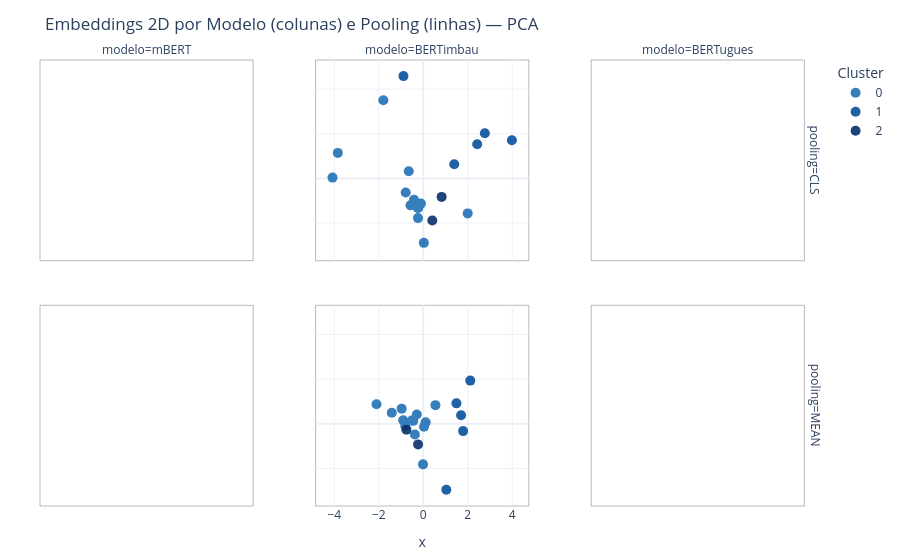

The notebook cell saved with this chart:
### Markdown cell above
### Projeção 2D (PCA) e Dispersão Facetada por Modelo/Pooling

**Objetivo.** Reduzir embeddings de alta dimensão para **2 componentes principais** e visualizar, em um único painel, como **modelos** (colunas) e **estratégias de pooling** (linhas) organizam semanticamente as sentenças. As cores representam os **clusters** atribuídos pelo K-Means (rodado nos embeddings originais, não nos reduzidos).

#### 1) `reduce_2d(X, method="pca")`
- Utiliza **PCA** (*Principal Component Analysis*), técnica de projeção linear que preserva ao máximo a **variância global** dos dados nos dois primeiros eixos.
- Além das coordenadas reduzidas (`x`, `y`), retorna também a **variância explicada** — uma medida de quanta informação dos embeddings originais foi mantida.
- O código já prevê a possibilidade de usar **UMAP** futuramente, mas aqui focamos apenas no **PCA**.

#### 2) `plot_scatter_embeddings(...)`
- Para cada `(modelo, pooling)`, aplica a redução para 2D e cria um DataFrame com:
  - Coordenadas `x`, `y` (posição no plano).
  - Nome do modelo.
  - Estratégia de pooling (`CLS` ou `MEAN`).
  - Sentença original.  
- Em seguida, junta (`merge`) com o `clusters_df` para anexar o **rótulo de cluster** de cada sentença.
- Também gera um identificador curto `sid` (S1, S2, …) para facilitar a leitura no hover.

#### 3) Visualização interativa
- **Facetas**: colunas para os modelos e linhas para pooling → facilita a comparação direta.  
- **Cores**: cada cluster recebe uma cor discreta (tons de azul), permitindo verificar se os grupos são coerentes.  
- **Hover detalhado**: mostra `sid`, sentença, modelo, pooling, cluster e as coordenadas no plano 2D.  

#### Como interpretar
- Pontos **próximos no gráfico** indicam sentenças com embeddings similares.  
- Se esses pontos também compartilham a **mesma cor de cluster**, há consistência entre o agrupamento (K-Means) e a projeção (PCA).  
- Comparar colunas revela diferenças entre **mBERT, BERTimbau e BERTugues**.  
- Comparar linhas mostra o efeito de **CLS vs. MEAN pooling** na estruturação semântica.

Resumo: o scatter 2D é uma ferramenta de **exploração visual**, que ajuda a intuir como diferentes modelos e estratégias de pooling organizam sentenças no espaço vetorial.

### Code cell
# Projeção 2D + scatter


def reduce_2d(X, method="pca", random_state=seed, n_neighbors=15, min_dist=0.1):
    method = method.lower()
    if method == "pca":
        reducer = PCA(n_components=2, random_state=random_state)
        Z = reducer.fit_transform(X)
        meta = ("PCA", reducer.explained_variance_ratio_)
        return Z, meta
    elif method == "umap":
        reducer = umap.UMAP(
            n_components=2,
            random_state=random_state,
            n_neighbors=n_neighbors,
            min_dist=min_dist,
            metric="euclidean",
        )
        Z = reducer.fit_transform(X)
        meta = ("UMAP", None)
        return Z, meta
    else:
        raise ValueError("method deve ser 'pca' ou 'umap'")

def plot_scatter_embeddings(embeds, sentences, method="pca", random_state=seed):
    """
    Gera um DataFrame 2D concatenando projeções por (modelo, pooling).
    embeds: dict[(modelo, pooling)] -> np.ndarray [N, H]
    sentences: lista de sentenças (mesmo N, ordem consistente)
    """
    rows = []
    for (modelo, pooling), X in embeds.items():
        Z, meta = reduce_2d(X, method=method, random_state=random_state)
        # Z: [N,2]
        df_tmp = pd.DataFrame({
            "x": Z[:, 0],
            "y": Z[:, 1],
            "modelo": modelo,
            "pooling": pooling,
            "sentenca": sentences,   # mantém coerência com clusters_df
        })
        rows.append(df_tmp)

    df2d = pd.concat(rows, ignore_index=True)
    return df2d

# --- 1) Preparar dados 2D (PCA ou UMAP) ---
df2d = plot_scatter_embeddings(embeds, sentences=sentencas, method="pca")

# Corrige a chave de merge: é 'sentenca' (singular), não 'sentencas'
df2d = df2d.merge(clusters_df, on=["modelo", "pooling", "sentenca"], how="left")

# ID curto para cada sentença (S1, S2, …)
df2d["sid"] = df2d["sentenca"].apply(lambda s: f"S{sentencas.index(s)+1}")

# --- 2) Converter 'cluster' para categórico (garante legenda discreta) ---
df2d["cluster"] = df2d["cluster"].astype(str)

# --- 3) Ordem explícita dos facetes ---
model_order = ["mBERT", "BERTimbau", "BERTugues"]
pool_order  = sorted(df2d["pooling"].unique())
cluster_order = sorted(df2d["cluster"].unique())

# --- 4) Paleta discreta para clusters (tons de azul) ---
k = int(df2d["cluster"].nunique())
blue_seq = px.colors.sequential.Blues
while len(blue_seq) < k:
    blue_seq = blue_seq + blue_seq
color_seq = blue_seq[-k:]

# --- 5) Scatter interativo com facetas e hover detalhado ---
fig = px.scatter(
    df2d,
    x="x", y="y",
    color="cluster",
    color_discrete_sequence=color_seq,
    facet_col="modelo",
    facet_row="pooling",
    facet_col_spacing=0.08,
    facet_row_spacing=0.10,
    category_orders={
        "modelo": model_order,
        "pooling": pool_order,
        "cluster": cluster_order
    },
    hover_data={
        "sid": True,
        "sentenca": True,
        "modelo": True,
        "pooling": True,
        "cluster": True,
        "x": ':.3f',
        "y": ':.3f'
    },
    title="Embeddings 2D por Modelo (colunas) e Pooling (linhas) — PCA"
)

fig.update_layout(
    template="plotly_white",
    legend_title_text="Cluster",
    margin=dict(l=40, r=20, t=60, b=40),
)

fig.update_traces(
    marker=dict(size=10, line=dict(width=0)),
    opacity=0.9,
    hovertemplate=(
        "<b>%{customdata[0]}</b><br>"     # sid
        "Sentença: %{customdata[1]}<br>"
        "Modelo: %{customdata[2]} | Pooling: %{customdata[3]}<br>"
        "Cluster: %{customdata[4]}<br>"
        "x: %{x:.3f} | y: %{y:.3f}<extra></extra>"
    )
)

# Molduras ao redor de cada faceta (opcional)
for xaxis_name in [k for k in fig.layout if k.startswith("xaxis")]:
    xdom = getattr(fig.layout, xaxis_name).domain
    suffix = xaxis_name[5:]  # "" ou "2","3",...
    yaxis_name = "yaxis" + suffix
    if hasattr(fig.layout, yaxis_name):
        ydom = getattr(fig.layout, yaxis_name).domain
        fig.add_shape(
            type="rect",
            xref="paper", yref="paper",
            x0=xdom[0], x1=xdom[1], y0=ydom[0], y1=ydom[1],
            line=dict(color="rgba(0,0,0,0.28)", width=1),
            fillcolor="rgba(0,0,0,0)",
            layer="below"
        )

fig.show()

### Figure 1 — Plotly figure (JSON) as saved in the notebook; plotly's stock layout.template omitted (floating-point values rounded to 4 significant figures)
{"data": [{"customdata": [["S2", "Praia abandonada Praia suja , mal cuidada , lixo espalhado pela orla inteira isso óbvio pela falta de educação das pessoas bem como pela negligência do poder público . Água marrom , impropria para banho , etc Fujam dessa praia", "BERTimbau", "CLS", "0"], ["S4", "Tardena Praia Alegre Praia muito legal para ir com a família, mar calmo para as crianças! Alguns bares e restaurantes que servem petiscos na areia, gostamos muito do Pexero", "BERTimbau", "CLS", "0"], ["S5", "Tem potencial, só precisa de atenção do pode público Eu frequento a cidade de Penha desde 2002, é triste ver o que a Praia Alegre é o Trapiche se tornaram. Na alta temporada a quantidade de lixo é absurda. O local é bom para praticar esportes, pedalar, patinar. Tem vários barzinhos na beira da praia, o visual é bonito. Mas falta cuidado da prefeitura, parece que abandonaram.", "BERTimbau", "CLS", "0"], ["S6", "O nome é Praia Alegre. Pela poluição deveria se chamar Praia Triste. Praia poluída. Estávamos em Armação e decidimos conhecer outras praias da cidade. Escolhemos a Praia Alegre, que na verdade está muito triste pela questão ambiental. Água escura com cheiro de podre. Muitos dejetos boiando, sujeira em toda a água e peixes mortos boiando e na areia. E não era 1 peixe. Eram vários peixes. Estávamos com nossa filha de 5 anos e fomos pela informação do site da prefeitura que diz que é ótima pra crianças. Decidimos voltar para Armação que é belíssima e limpíssima. Não levem seus filhos na praia alegre", "BERTimbau", "CLS", "0"], ["S7", "Férias com a família! Praia movimentada, boa para crianças! Apesar do movimento o ambiente é agradável! Para utilizar serviços dos quiosques (restaurantes) é preciso fazer reserva devido a alta temporada! Não há atendimento nas sobrinhas!", "BERTimbau", "CLS", "0"], ["S8", "Passeando por Penha! Passeando pela Praia de Penha conhecemos a Praia Alegre. Oferece uma boa infraestrutura com quiosques , as águas são calmas e tranquilas, ideal para ir com crianças ou idosos. O visual é lindo demais.", "BERTimbau", "CLS", "0"], ["S10", "Praia tranquila mas com ressalvas Praia tranquila e bem familiar. As águas são meio turvas pela mistura com o rio ao lado que traz também muitos ganhos que dificultam criança pequena a entrar na água.", "BERTimbau", "CLS", "0"], ["S11", "Praia limpa e tranquila É uma praia bem gostosa, limpa e tranquila. O nome reflete bem a condição das pessoas por lá.  Ambiente familiar e agradável.", "BERTimbau", "CLS", "0"], ["S12", "Passeio para relaxar Praia muito tranquila, de fácil acesso, com pequenos estabelecimentos comerciais próximos. Minha filha de 4 anos adorou brincar pegando conchinhas e  na época que fomos, em novembro, a água não estava suja como li em outros relatos. No dia estava ventando muito, mas mesmo assim deu para aproveitar.", "BERTimbau", "CLS", "0"], ["S15", "Suja A praia é bem legal, vários quiosques na quadra, espaço para jogar volei e futebol de areia, o único problema é a água suja que vem do Rio ao lado da praia", "BERTimbau", "CLS", "0"], ["S17", "Praia Ótima praia para se curtir em família. Com crianças pequenas. Mar cal,o. Prática de stand up padle, caiaque, etc.", "BERTimbau", "CLS", "0"], ["S18", "Praia calma boa para crianças Praia bem calma e boa para crianças brincarem. Não é das mais limpas, mas aceitável. Poucos quiosques e vendedores.", "BERTimbau", "CLS", "0"], ["S20", "Praia tranquila, com estrutura para criança Praia tranquila, águas idem e limpas, porém com algumas pedrinhas na beira. Tem estrutura para levar criança. Fui com meu filho de 8 anos. Fiquei num guarda-sol e consumi 40 reais. Preço justo para as bebidas e porções. Bastante família. Estacionamento na frente, da mesma \"barraca\".", "BERTimbau", "CLS", "0"]], "hovertemplate": "<b>%{customdata[0]}</b><br>Sentença: %{customdata[1]}<br>Modelo: %{customdata[2]} | Pooling: %{customdata[3]}<br>Cluster: %{customdata[4]}<br>x: %{x:.3f} | y: %{y:.3f}<extra></extra>", "legendgroup": "0", "marker": {"color": "rgb(33,113,181)", "symbol": "circle", "line": {"width": 0}, "size": 10}, "mode": "markers", "name": "0", "orientation": "v", "showlegend": true, "x": [-4.08, -0.5741, -1.793, -3.84, -0.2412, -0.7886, -0.2214, -0.105, 1.998, -0.6516, -0.4143, 0.0275, -0.2372], "xaxis": "x5", "y": [0.03711, -1.207, 3.503, 1.144, -1.325, -0.6269, -1.312, -1.129, -1.567, 0.3208, -0.9548, -2.888, -1.779], "yaxis": "y5", "type": "scatter", "opacity": 0.9}, {"customdata": [["S1", "Otima Cidade para passeios em familia. Cidade tranquila, com boas praias, restaurantes e o Beto Carreiro. Há algumas ruas de terra ainda, mas nada que atrapalhe o passeio.", "BERTimbau", "CLS", "1"], ["S13", "Até que... Avaliação por penha ser uma cidade tranquilo e familiar, mas as praias estão todas com esgoto indo direto para o mar, o cheiro é muito forte.. não entendo como a prefeitura da cidade ainda não tomou providências por ser uma das maiores cidades de fluxo de temporada de SC.", "BERTimbau", "CLS", "1"], ["S14", "ótima praia otima praia na cidade de penha um vista maravilhosa  vale a pena conferir fui agora em janeiro 2021 e voltarei em breve", "BERTimbau", "CLS", "1"], ["S16", "lugar tranquilo lugar tranquilo, águas um pouco enganosas, tem que ter cuidados, mas é bom pra família, tem uma linda vista.", "BERTimbau", "CLS", "1"], ["S19", "Adorei Muito boa para crianças, tinhas pontos com árvores aonde dava para ficar embaixo e ficar bem fresquinho, tem local q aluga cadeiras e guarda sol, nas ruas q cortam avenida beira mar, consegue estacionar carros. Deu para aproveitar bastante o dia", "BERTimbau", "CLS", "1"]], "hovertemplate": "<b>%{customdata[0]}</b><br>Sentença: %{customdata[1]}<br>Modelo: %{customdata[2]} | Pooling: %{customdata[3]}<br>Cluster: %{customdata[4]}<br>x: %{x:.3f} | y: %{y:.3f}<extra></extra>", "legendgroup": "1", "marker": {"color": "rgb(8,81,156)", "symbol": "circle", "line": {"width": 0}, "size": 10}, "mode": "markers", "name": "1", "orientation": "v", "showlegend": true, "x": [3.986, -0.8904, 1.395, 2.427, 2.768], "xaxis": "x5", "y": [1.713, 4.586, 0.6385, 1.531, 2.027], "yaxis": "y5", "type": "scatter", "opacity": 0.9}, {"customdata": [["S3", "Caro e fica em praia impropria para banho Lugar aconchegante porém com preço de consumo abusivo, e praia impropria para banho. Não compensa o valor, não recomendo", "BERTimbau", "CLS", "2"], ["S9", "Praia alegre Praia pequena e calma, não cheguei a entrar na água, tem um canto impróprio para banho. Local bom para lazer e praticar esportes.", "BERTimbau", "CLS", "2"]], "hovertemplate": "<b>%{customdata[0]}</b><br>Sentença: %{customdata[1]}<br>Modelo: %{customdata[2]} | Pooling: %{customdata[3]}<br>Cluster: %{customdata[4]}<br>x: %{x:.3f} | y: %{y:.3f}<extra></extra>", "legendgroup": "2", "marker": {"color": "rgb(8,48,107)", "symbol": "circle", "line": {"width": 0}, "size": 10}, "mode": "markers", "name": "2", "orientation": "v", "showlegend": true, "x": [0.827, 0.4079], "xaxis": "x5", "y": [-0.8277, -1.885], "yaxis": "y5", "type": "scatter", "opacity": 0.9}, {"customdata": [["S1", "Otima Cidade para passeios em familia. Cidade tranquila, com boas praias, restaurantes e o Beto Carreiro. Há algumas ruas de terra ainda, mas nada que atrapalhe o passeio.", "BERTimbau", "MEAN", "0"], ["S4", "Tardena Praia Alegre Praia muito legal para ir com a família, mar calmo para as crianças! Alguns bares e restaurantes que servem petiscos na areia, gostamos muito do Pexero", "BERTimbau", "MEAN", "0"], ["S7", "Férias com a família! Praia movimentada, boa para crianças! Apesar do movimento o ambiente é agradável! Para utilizar serviços dos quiosques (restaurantes) é preciso fazer reserva devido a alta temporada! Não há atendimento nas sobrinhas!", "BERTimbau", "MEAN", "0"], ["S8", "Passeando por Penha! Passeando pela Praia de Penha conhecemos a Praia Alegre. Oferece uma boa infraestrutura com quiosques , as águas são calmas e tranquilas, ideal para ir com crianças ou idosos. O visual é lindo demais.", "BERTimbau", "MEAN", "0"], ["S10", "Praia tranquila mas com ressalvas Praia tranquila e bem familiar. As águas são meio turvas pela mistura com o rio ao lado que traz também muitos ganhos que dificultam criança pequena a entrar na água.", "BERTimbau", "MEAN", "0"], ["S11", "Praia limpa e tranquila É uma praia bem gostosa, limpa e tranquila. O nome reflete bem a condição das pessoas por lá.  Ambiente familiar e agradável.", "BERTimbau", "MEAN", "0"], ["S12", "Passeio para relaxar Praia muito tranquila, de fácil acesso, com pequenos estabelecimentos comerciais próximos. Minha filha de 4 anos adorou brincar pegando conchinhas e  na época que fomos, em novembro, a água não estava suja como li em outros relatos. No dia estava ventando muito, mas mesmo assim deu para aproveitar.", "BERTimbau", "MEAN", "0"], ["S15", "Suja A praia é bem legal, vários quiosques na quadra, espaço para jogar volei e futebol de areia, o único problema é a água suja que vem do Rio ao lado da praia", "BERTimbau", "MEAN", "0"], ["S16", "lugar tranquilo lugar tranquilo, águas um pouco enganosas, tem que ter cuidados, mas é bom pra família, tem uma linda vista.", "BERTimbau", "MEAN", "0"], ["S17", "Praia Ótima praia para se curtir em família. Com crianças pequenas. Mar cal,o. Prática de stand up padle, caiaque, etc.", "BERTimbau", "MEAN", "0"], ["S18", "Praia calma boa para crianças Praia bem calma e boa para crianças brincarem. Não é das mais limpas, mas aceitável. Poucos quiosques e vendedores.", "BERTimbau", "MEAN", "0"], ["S19", "Adorei Muito boa para crianças, tinhas pontos com árvores aonde dava para ficar embaixo e ficar bem fresquinho, tem local q aluga cadeiras e guarda sol, nas ruas q cortam avenida beira mar, consegue estacionar carros. Deu para aproveitar bastante o dia", "BERTimbau", "MEAN", "0"], ["S20", "Praia tranquila, com estrutura para criança Praia tranquila, águas idem e limpas, porém com algumas pedrinhas na beira. Tem estrutura para levar criança. Fui com meu filho de 8 anos. Fiquei num guarda-sol e consumi 40 reais. Preço justo para as bebidas e porções. Bastante família. Estacionamento na frente, da mesma \"barraca\".", "BERTimbau", "MEAN", "0"]], "hovertemplate": "<b>%{customdata[0]}</b><br>Sentença: %{customdata[1]}<br>Modelo: %{customdata[2]} | Pooling: %{customdata[3]}<br>Cluster: %{customdata[4]}<br>x: %{x:.3f} | y: %{y:.3f}<extra></extra>", "legendgroup": "0", "marker": {"color": "rgb(33,113,181)", "symbol": "circle", "line": {"width": 0}, "size": 10}, "mode": "markers", "name": "0", "orientation": "v", "showlegend": false, "x": [-0.3777, -0.9022, -0.8102, -0.5137, -0.2913, -0.9689, 0.1081, 0.5476, -0.009797, -1.414, -2.102, 0.03696, -0.4512], "xaxis": "x2", "y": [-0.48, 0.1543, -0.08935, 0.1411, 0.4098, 0.6756, 0.06177, 0.8328, -1.821, 0.495, 0.8763, -0.1367, 0.129], "yaxis": "y2", "type": "scatter", "opacity": 0.9}, {"customdata": [["S2", "Praia abandonada Praia suja , mal cuidada , lixo espalhado pela orla inteira isso óbvio pela falta de educação das pessoas bem como pela negligência do poder público . Água marrom , impropria para banho , etc Fujam dessa praia", "BERTimbau", "MEAN", "1"], ["S5", "Tem potencial, só precisa de atenção do pode público Eu frequento a cidade de Penha desde 2002, é triste ver o que a Praia Alegre é o Trapiche se tornaram. Na alta temporada a quantidade de lixo é absurda. O local é bom para praticar esportes, pedalar, patinar. Tem vários barzinhos na beira da praia, o visual é bonito. Mas falta cuidado da prefeitura, parece que abandonaram.", "BERTimbau", "MEAN", "1"], ["S6", "O nome é Praia Alegre. Pela poluição deveria se chamar Praia Triste. Praia poluída. Estávamos em Armação e decidimos conhecer outras praias da cidade. Escolhemos a Praia Alegre, que na verdade está muito triste pela questão ambiental. Água escura com cheiro de podre. Muitos dejetos boiando, sujeira em toda a água e peixes mortos boiando e na areia. E não era 1 peixe. Eram vários peixes. Estávamos com nossa filha de 5 anos e fomos pela informação do site da prefeitura que diz que é ótima pra crianças. Decidimos voltar para Armação que é belíssima e limpíssima. Não levem seus filhos na praia alegre", "BERTimbau", "MEAN", "1"], ["S13", "Até que... Avaliação por penha ser uma cidade tranquilo e familiar, mas as praias estão todas com esgoto indo direto para o mar, o cheiro é muito forte.. não entendo como a prefeitura da cidade ainda não tomou providências por ser uma das maiores cidades de fluxo de temporada de SC.", "BERTimbau", "MEAN", "1"], ["S14", "ótima praia otima praia na cidade de penha um vista maravilhosa  vale a pena conferir fui agora em janeiro 2021 e voltarei em breve", "BERTimbau", "MEAN", "1"]], "hovertemplate": "<b>%{customdata[0]}</b><br>Sentença: %{customdata[1]}<br>Modelo: %{customdata[2]} | Pooling: %{customdata[3]}<br>Cluster: %{customdata[4]}<br>x: %{x:.3f} | y: %{y:.3f}<extra></extra>", "legendgroup": "1", "marker": {"color": "rgb(8,81,156)", "symbol": "circle", "line": {"width": 0}, "size": 10}, "mode": "markers", "name": "1", "orientation": "v", "showlegend": false, "x": [2.115, 1.701, 1.491, 1.793, 1.038], "xaxis": "x2", "y": [1.933, 0.3827, 0.9127, -0.3299, -2.957], "yaxis": "y2", "type": "scatter", "opacity": 0.9}, {"customdata": [["S3", "Caro e fica em praia impropria para banho Lugar aconchegante porém com preço de consumo abusivo, e praia impropria para banho. Não compensa o valor, não recomendo", "BERTimbau", "MEAN", "2"], ["S9", "Praia alegre Praia pequena e calma, não cheguei a entrar na água, tem um canto impróprio para banho. Local bom para lazer e praticar esportes.", "BERTimbau", "MEAN", "2"]], "hovertemplate": "<b>%{customdata[0]}</b><br>Sentença: %{customdata[1]}<br>Modelo: %{customdata[2]} | Pooling: %{customdata[3]}<br>Cluster: %{customdata[4]}<br>x: %{x:.3f} | y: %{y:.3f}<extra></extra>", "legendgroup": "2", "marker": {"color": "rgb(8,48,107)", "symbol": "circle", "line": {"width": 0}, "size": 10}, "mode": "markers", "name": "2", "orientation": "v", "showlegend": false, "x": [-0.2335, -0.7571], "xaxis": "x2", "y": [-0.9255, -0.265], "yaxis": "y2", "type": "scatter", "opacity": 0.9}], "layout": {"xaxis": {"anchor": "y", "domain": [0.0, 0.2733], "title": {"text": "x"}}, "yaxis": {"anchor": "x", "domain": [0.0, 0.45], "title": {"text": "y"}}, "xaxis2": {"anchor": "y2", "domain": [0.3533, 0.6267], "matches": "x", "title": {"text": "x"}}, "yaxis2": {"anchor": "x2", "domain": [0.0, 0.45], "matches": "y", "showticklabels": false}, "xaxis3": {"anchor": "y3", "domain": [0.7067, 0.98], "matches": "x", "title": {"text": "x"}}, "yaxis3": {"anchor": "x3", "domain": [0.0, 0.45], "matches": "y", "showticklabels": false}, "xaxis4": {"anchor": "y4", "domain": [0.0, 0.2733], "matches": "x", "showticklabels": false}, "yaxis4": {"anchor": "x4", "domain": [0.55, 1.0], "matches": "y", "title": {"text": "y"}}, "xaxis5": {"anchor": "y5", "domain": [0.3533, 0.6267], "matches": "x", "showticklabels": false}, "yaxis5": {"anchor": "x5", "domain": [0.55, 1.0], "matches": "y", "showticklabels": false}, "xaxis6": {"anchor": "y6", "domain": [0.7067, 0.98], "matches": "x", "showticklabels": false}, "yaxis6": {"anchor": "x6", "domain": [0.55, 1.0], "matches": "y", "showticklabels": false}, "annotations": [{"font": {}, "showarrow": false, "text": "modelo=mBERT", "x": 0.1367, "xanchor": "center", "xref": "paper", "y": 1.0, "yanchor": "bottom", "yref": "paper"}, {"font": {}, "showarrow": false, "text": "modelo=BERTimbau", "x": 0.49, "xanchor": "center", "xref": "paper", "y": 1.0, "yanchor": "bottom", "yref": "paper"}, {"font": {}, "showarrow": false, "text": "modelo=BERTugues", "x": 0.8433, "xanchor": "center", "xref": "paper", "y": 1.0, "yanchor": "bottom", "yref": "paper"}, {"font": {}, "showarrow": false, "text": "pooling=MEAN", "textangle": 90, "x": 0.98, "xanchor": "left", "xref": "paper", "y": 0.225, "yanchor": "middle", "yref": "paper"}, {"font": {}, "showarrow": false, "text": "pooling=CLS", "textangle": 90, "x": 0.98, "xanchor": "left", "xref": "paper", "y": 0.775, "yanchor": "middle", "yref": "paper"}], "legend": {"title": {"text": "Cluster"}, "tracegroupgap": 0}, "title": {"text": "Embeddings 2D por Modelo (colunas) e Pooling (linhas) — PCA"}, "margin": {"l": 40, "r": 20, "t": 60, "b": 40}, "shapes": [{"fillcolor": "rgba(0,0,0,0)", "layer": "below", "line": {"color": "rgba(0,0,0,0.28)", "width": 1}, "type": "rect", "x0": 0.3533, "x1": 0.6267, "xref": "paper", "y0": 0.0, "y1": 0.45, "yref": "paper"}, {"fillcolor": "rgba(0,0,0,0)", "layer": "below", "line": {"color": "rgba(0,0,0,0.28)", "width": 1}, "type": "rect", "x0": 0.0, "x1": 0.2733, "xref": "paper", "y0": 0.55, "y1": 1.0, "yref": "paper"}, {"fillcolor": "rgba(0,0,0,0)", "layer": "below", "line": {"color": "rgba(0,0,0,0.28)", "width": 1}, "type": "rect", "x0": 0.7067, "x1": 0.98, "xref": "paper", "y0": 0.0, "y1": 0.45, "yref": "paper"}, {"fillcolor": "rgba(0,0,0,0)", "layer": "below", "line": {"color": "rgba(0,0,0,0.28)", "width": 1}, "type": "rect", "x0": 0.0, "x1": 0.2733, "xref": "paper", "y0": 0.0, "y1": 0.45, "yref": "paper"}, {"fillcolor": "rgba(0,0,0,0)", "layer": "below", "line": {"color": "rgba(0,0,0,0.28)", "width": 1}, "type": "rect", "x0": 0.7067, "x1": 0.98, "xref": "paper", "y0": 0.55, "y1": 1.0, "yref": "paper"}, {"fillcolor": "rgba(0,0,0,0)", "layer": "below", "line": {"color": "rgba(0,0,0,0.28)", "width": 1}, "type": "rect", "x0": 0.3533, "x1": 0.6267, "xref": "paper", "y0": 0.55, "y1": 1.0, "yref": "paper"}]}}
